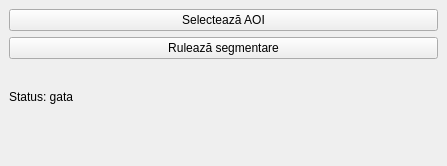
<?xml version="1.0" encoding="UTF-8"?>
<ui version="4.0">
 <class>StratumRODockWidgetBase</class>
 <widget class="QDockWidget" name="StratumRODockWidgetBase">
  <property name="geometry">
   <rect>
    <x>0</x>
    <y>0</y>
    <width>447</width>
    <height>166</height>
   </rect>
  </property>
  <property name="windowTitle">
   <string>StratumRO</string>
  </property>
  <widget class="QWidget" name="dockWidgetContents">
   <layout class="QGridLayout" name="gridLayout">
    <item row="5" column="0">
     <widget class="QPushButton" name="btnSelectAOI">
      <property name="text">
       <string>Selectează AOI</string>
      </property>
     </widget>
    </item>
    <item row="7" column="0">
     <widget class="QLabel" name="lblStatus">
      <property name="text">
       <string>Status: gata

</string>
      </property>
     </widget>
    </item>
    <item row="6" column="0">
     <widget class="QPushButton" name="btnRunSegmentation">
      <property name="text">
       <string>Rulează segmentare</string>
      </property>
     </widget>
    </item>
   </layout>
  </widget>
 </widget>
 <resources/>
 <connections/>
</ui>
